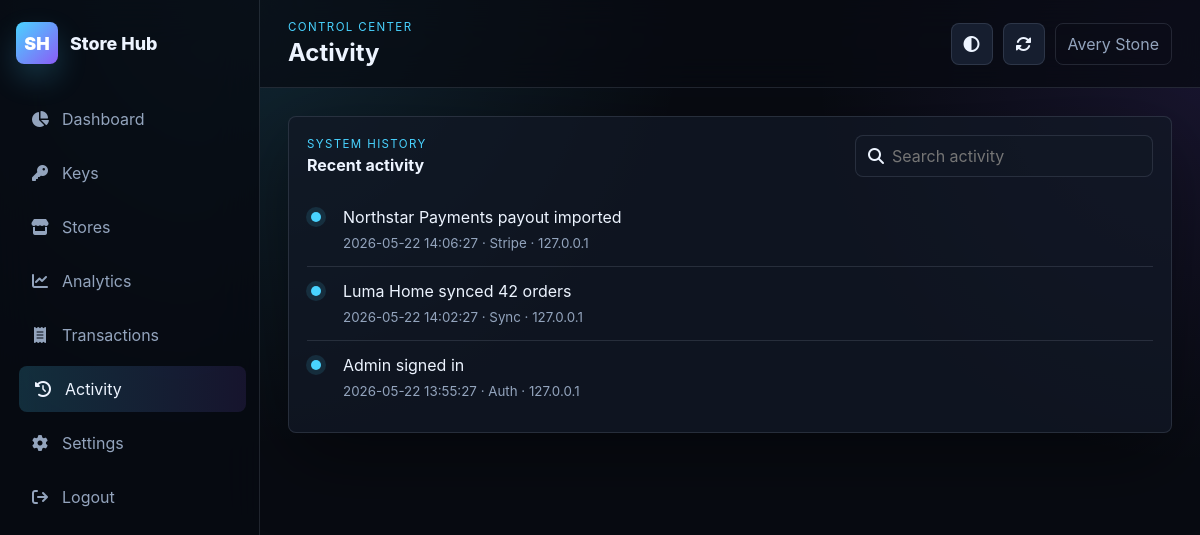
Screenshot of /index.php?page=activity (signed in) with the database file from the repository.
### tables this page shows
CREATE TABLE users (
    id BIGINT UNSIGNED AUTO_INCREMENT PRIMARY KEY,
    name VARCHAR(120) NOT NULL,
    email VARCHAR(190) NOT NULL UNIQUE,
    password_hash VARCHAR(255) NOT NULL,
    role VARCHAR(40) NOT NULL DEFAULT 'admin',
    created_at TIMESTAMP NULL DEFAULT CURRENT_TIMESTAMP
);

CREATE TABLE activity_logs (
    id BIGINT UNSIGNED AUTO_INCREMENT PRIMARY KEY,
    user_id BIGINT UNSIGNED NULL,
    type VARCHAR(60) NOT NULL DEFAULT 'info',
    message VARCHAR(255) NOT NULL,
    ip_address VARCHAR(80) NULL,
    created_at DATETIME NOT NULL,
    CONSTRAINT fk_logs_user FOREIGN KEY (user_id) REFERENCES users(id) ON DELETE SET NULL,
    INDEX idx_logs_created (created_at)
);

### app/Core/Support.php (called while the page is built, shortened)
<?php
function db(): PDO
{
    return Database::connection();
}
function e(?string $value): string
{
    return htmlspecialchars((string) $value, ENT_QUOTES, 'UTF-8');
}
function view(string $page, array $data = []): void
{
    require __DIR__ . '/../Views/layouts/app.php';
}
function current_user(): ?array
{
    $stmt = db()->prepare('SELECT id, name, email, role FROM users WHERE id = ? LIMIT 1');
    $stmt->execute([$_SESSION['user_id']]);
    return $stmt->fetch() ?: null;
}

### public/index.php (called while the page is built, shortened)
<?php
require __DIR__ . '/bootstrap.php';
$page = $_GET['page'] ?? 'dashboard';
view($page, [
    'currentPage' => $page,
    'user' => current_user(),
]);

### index.php (called while the page is built)
<?php
require __DIR__ . '/public/index.php';

### app/Core/Database.php (called while the page is built, shortened)
<?php
final class Database
{
    private static ?PDO $pdo = null;
    public static function connection(): PDO
    {
        if (self::$pdo) {
            return self::$pdo;
        }
        $config = app_config('database');
        $dsn = sprintf(
            'mysql:host=%s;port=%s;dbname=%s;charset=%s',
            $config['host'],
            $config['port'],
            $config['name'],
            $config['charset']
        );
        self::$pdo = new PDO($dsn, $config['user'], $config['pass'], [
            PDO::ATTR_ERRMODE => PDO::ERRMODE_EXCEPTION,
            PDO::ATTR_DEFAULT_FETCH_MODE => PDO::FETCH_ASSOC,
            PDO::ATTR_EMULATE_PREPARES => false,
        ]);
        return self::$pdo;
    }
}

### public/bootstrap.php (called while the page is built, shortened)
<?php
require __DIR__ . '/../app/Core/Support.php';
spl_autoload_register(function (string $class): void {
    $prefix = 'App\\';
    if (str_starts_with($class, $prefix)) {
        $path = __DIR__ . '/../app/' . str_replace('\\', '/', substr($class, strlen($prefix))) . '.php';
    }
});

### app/Models/Dashboard.php (called while the page is built, shortened)
<?php
final class Dashboard
{
    public static function activity(int $limit = 8): array
    {
        $stmt = db()->prepare('SELECT * FROM activity_logs ORDER BY created_at DESC LIMIT ?');
        $stmt->bindValue(1, $limit, \PDO::PARAM_INT);
        $stmt->execute();
        return $stmt->fetchAll();
    }
}

### app/Views/pages/activity.php (the view, shortened to what this page needs)
<?php
$activity = Dashboard::activity(250);
?>
<section class="panel">
    <div class="panel-head">
        <div>
            <p class="eyebrow">System history</p>
            <h2>Recent activity</h2>
        </div>
        <div class="filter-box">
            <i class="fa-solid fa-magnifying-glass"></i>
            <input data-content-search data-search-target="#activityLog" data-search-items=".activity-row" placeholder="Search activity">
        </div>
    </div>
    <div class="activity-log" id="activityLog">
        <?php foreach ($activity as $item): ?>
            <article class="activity-row">
                <span class="activity-dot"></span>
                <div>
                    <p><?= e($item['message']) ?></p>
                    <small><?= e($item['created_at']) ?> · <?= e(ucfirst($item['type'])) ?><?= $item['ip_address'] ? ' · ' . e($item['ip_address']) : '' ?></small>
                </div>
            </article>
        <?php endforeach; ?>
    </div>
</section>

### app/Views/partials/topbar.php (shortened to what this page needs)
<header class="topbar">
    <div>
        <p class="eyebrow">Control center</p>
        <h1><?= e(ucfirst($currentPage ?? 'Dashboard')) ?></h1>
    </div>
    <div class="top-actions">
        <button class="icon-btn" id="themeToggle" aria-label="Toggle theme"><i class="fa-solid fa-circle-half-stroke"></i></button>
        <button class="icon-btn" id="refreshDashboard" aria-label="Refresh data"><i class="fa-solid fa-rotate"></i></button>
        <div class="user-chip"><?= e($user['name'] ?? 'Admin') ?></div>
    </div>
</header>

### public/assets/css/app.css (style rules this page uses)
:root { --bg: #080b12; --panel: rgba(18, 24, 38, .76); --panel-strong: rgba(24, 32, 50, .94); --text: #edf4ff; --muted: #93a4bd; --line: rgba(148, 163, 184, .18); --field-bg: rgba(255, 255, 255, .05); --option-bg: #121826; --option-text: #edf4ff; --brand: #49d3ff; --brand-2: #8b5cf6; --success: #37d399; --danger: #fb7185; --warning: #fbbf24; --shadow: 0 24px 80px rgba(0, 0, 0, .42); --radius: 8px; color-scheme: dark; }
* { box-sizing: border-box; }
body { margin: 0; min-height: 100vh; background: radial-gradient(circle at 20% 0%, rgba(73, 211, 255, .14), transparent 28rem), radial-gradient(circle at 100% 10%, rgba(139, 92, 246, .12), transparent 24rem), var(--bg); color: var(--text); font-family: Inter, ui-sans-serif, system-ui, -apple-system, BlinkMacSystemFont, "Segoe UI", sans-serif; }
button, input, select { font: inherit; }
.topbar { position: sticky; top: 0; z-index: 20; display: flex; justify-content: space-between; align-items: center; gap: 18px; padding: 20px 28px; background: rgba(8, 11, 18, .7); border-bottom: 1px solid var(--line); backdrop-filter: blur(18px); }
.eyebrow { margin: 0 0 4px; color: var(--brand); text-transform: uppercase; font-size: .72rem; letter-spacing: .12em; }
.topbar h1 { margin: 0; font-size: clamp(1.4rem, 2vw, 2rem); letter-spacing: 0; }
.top-actions { display: flex; align-items: center; gap: 10px; }
.filter-box { display: flex; align-items: center; gap: 8px; min-width: 260px; padding: 10px 12px; border: 1px solid var(--line); border-radius: var(--radius); background: var(--panel); }
.filter-box input { width: 100%; padding: 0; background: transparent; color: var(--text); border: 0; outline: 0; }
.metric-card, .panel, .data-card, .mini-panel, .auth-panel { border: 1px solid var(--line); border-radius: var(--radius); background: var(--panel); box-shadow: var(--shadow); backdrop-filter: blur(20px); }
.metric-card span, .data-card p, small { color: var(--muted); }
.panel, .mini-panel { padding: 18px; min-width: 0; }
.panel-head { display: flex; align-items: center; justify-content: space-between; gap: 12px; margin-bottom: 16px; }
.panel h2, .mini-panel h3, .data-card h3 { margin: 0; font-size: 1rem; letter-spacing: 0; }
.btn, .icon-btn { border: 1px solid var(--line); border-radius: var(--radius); background: var(--panel-strong); color: var(--text); cursor: pointer; transition: transform .18s ease, border-color .18s ease, background .18s ease; }
.icon-btn { width: 42px; height: 42px; display: inline-grid; place-items: center; }
.user-chip { padding: 10px 12px; border: 1px solid var(--line); border-radius: var(--radius); color: var(--muted); }
.activity-log { display: grid; }
.activity-row { position: relative; display: grid; grid-template-columns: 26px minmax(0, 1fr); gap: 10px; padding: 14px 0; border-bottom: 1px solid var(--line); }
.activity-row:last-child { border-bottom: 0; }
.activity-row p { margin: 0 0 5px; }
.activity-dot { width: 10px; height: 10px; margin: 5px 0 0 4px; border-radius: 50%; background: var(--brand); box-shadow: 0 0 0 5px rgba(73, 211, 255, .12); }
input, select { width: 100%; padding: 12px; color: var(--text); background-color: var(--field-bg); border: 1px solid var(--line); border-radius: var(--radius); outline: 0; }

### rows the page displays
users: name "Avery Stone"
activity_logs: message "Northstar Payments payout imported", created_at "2026-05-22 14:06:27", type "Stripe", ip_address "127.0.0.1"
activity_logs: message "Luma Home synced 42 orders", created_at "2026-05-22 14:02:27", type "Sync", ip_address "127.0.0.1"
activity_logs: message "Admin signed in", created_at "2026-05-22 13:55:27", type "Auth", ip_address "127.0.0.1"

### other values shown
$label "Dashboard"
$label "Keys"
$label "Stores"
$label "Analytics"
$label "Transactions"
$label "Activity"
$label "Settings"
$currentPage "Activity"
